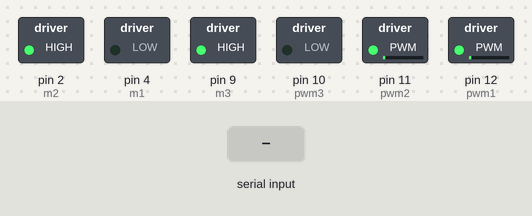
Bench run of a sketch on a simulated Arduino Mega 2560, built with avr-gcc and run on an emulated ATmega2560. Shown: switched loads named in the sketch (green lamp = pin HIGH). Inputs (shaded band) come from the test bench. What the sketch prints to the serial monitor is not drawn.

Above: at 1.2 s.
1.3 s: "200!" received over the second serial link
At 2.4 s:
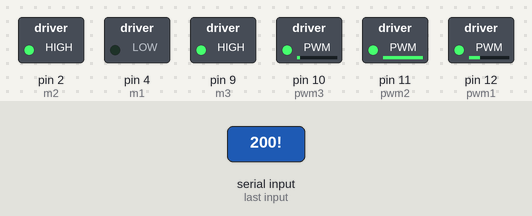
2.8 s: "A!" received over the second serial link
At 3.3 s:
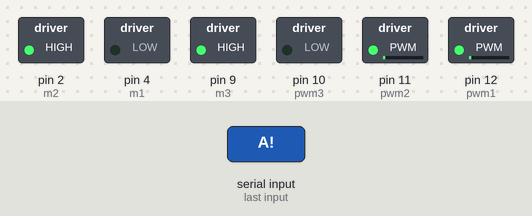
Timing chart, 0 to 5.8 s (numbered marks = the images above; inputs shaded):
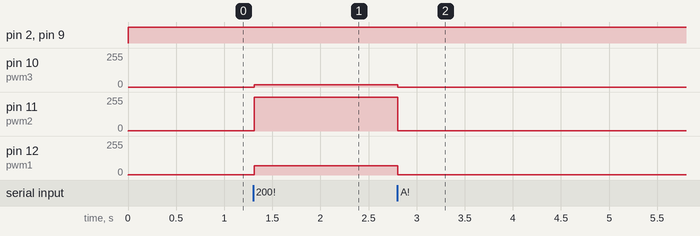

The sketch:

3wheel.ino
```cpp
const int m1 = 4;
const int m2 = 2;
const int m3 = 9;
const int pwm1 = 12;
const int pwm2 = 11;
const int pwm3 = 10;
int deadzone = 50;

int lx, ly, rx, ry, up, down, left, right, tri, squ, circle, cross, l1, l2, r1, r2;

int indexA, indexB, indexC, indexD, indexE, indexF, indexG, indexH, indexI, indexJ, indexK, indexL, indexM, indexN, indexO, indexP;

String data1, data2, data3, data4, data5, data6, data7, data8, data9, data10, data11, data12, data13, data14, data15, data16;

String datain;

void setup() {
  pinMode(m1, OUTPUT);
  pinMode(m2, OUTPUT);
  pinMode(m3, OUTPUT);
  pinMode(pwm1, OUTPUT);
  pinMode(pwm2, OUTPUT);
  pinMode(pwm3, OUTPUT);
  Serial.begin(115200);
  // Serial2.begin(57600);
  Serial2.begin(500000);
}

// void setMotor() {
//   int speed = lx >= 0 || lx < 0 ? map(lx, 0, lx, 0, 255) : map(ly, 0, ly, 0, 255);
//   if (lx >= 0) {
//     digitalWrite(m1, HIGH);
//     digitalWrite(m2, HIGH);
//     analogWrite(pwm1, speed);
//     analogWrite(pwm2, speed);
//   } else if (lx < 0) {
//     digitalWrite(m1, LOW);
//     digitalWrite(m2, LOW);
//     analogWrite(pwm1, speed);
//     analogWrite(pwm2, speed);
//   } else if (ly >= 0) {
//     digitalWrite(m1, HIGH);
//     digitalWrite(m3, HIGH);
//     digitalWrite(m2, LOW);
//     analogWrite(pwm1, speed);
//     analogWrite(pwm2, speed);
//     analogWrite(pwm3, speed);
//   } else if (ly < 0) {
//     digitalWrite(m1, LOW);
//     digitalWrite(m3, LOW);
//     digitalWrite(m2, HIGH);
//     analogWrite(pwm1, speed);
//     analogWrite(pwm2, speed);
//     analogWrite(pwm3, speed);
//   } else {
//     analogWrite(pwm1, 0);
//     analogWrite(pwm2, 0);
//     analogWrite(pwm3, 0);
//   }
// }


void setMotorDirectionSpeed(int dirPin, int pwmPin, int speed) {
  if (speed >= 0) {
    digitalWrite(dirPin, HIGH);
    analogWrite(pwmPin, speed);
  } else {
    digitalWrite(dirPin, LOW);
    analogWrite(pwmPin, abs(speed));
  }
}

void setMotor() {
  int xInput = (abs(lx) < deadzone) ? 0 : lx;
  int yInput = (abs(ly) < deadzone) ? 0 : ly;
  int rotation = (abs(rx) < deadzone) ? 0 : rx;

  float x = map(xInput, -128, 127, -255, 255);
  float y = map(yInput, -128, 127, -255, 255);
  float r = map(rotation, -128, 127, -127, 127);

  float m1Speed = 0 * x - 1.0 * y + r;

  float m2Speed = 0.866 * x + 0.5 * y + r;

  float m3Speed = -0.866 * x + 0.5 * y + r;

  float maxSpeed = max(max(abs(m1Speed), abs(m2Speed)), abs(m3Speed));
  if (maxSpeed > 255) {
    m1Speed = m1Speed * 255 / maxSpeed;
    m2Speed = m2Speed * 255 / maxSpeed;
    m3Speed = m3Speed * 255 / maxSpeed;
  }

  setMotorDirectionSpeed(m1, pwm1, (int)m1Speed);
  setMotorDirectionSpeed(m2, pwm2, (int)m2Speed);
  setMotorDirectionSpeed(m3, pwm3, (int)m3Speed);

  if (x == 0 && y == 0 && r == 0) {
    analogWrite(pwm1, 0);
    analogWrite(pwm2, 0);
    analogWrite(pwm3, 0);
  }
}

void loop() {
  fetch_data();
  parse_data(datain);
  ps_print();
  setMotor();
}
```

fetchdata.ino
```cpp
void fetch_data() {
  if (Serial2.available() > 0) {
    datain = Serial2.readStringUntil('!');
  }
}
```

parsedata.ino
```cpp
void parse_data(String datain)
{
indexA=datain.indexOf("A");
indexB=datain.indexOf("B");
indexC=datain.indexOf("C");
indexD=datain.indexOf("D");
indexE=datain.indexOf("E");
indexF=datain.indexOf("F");
indexG=datain.indexOf("G");
indexH=datain.indexOf("H");
indexI=datain.indexOf("I");
indexJ=datain.indexOf("J");
indexK=datain.indexOf("K");
indexL=datain.indexOf("L");
indexM=datain.indexOf("M");
indexN=datain.indexOf("N");
indexO=datain.indexOf("O");
indexP=datain.indexOf("P");

data1=datain.substring(0,indexA);
data2=datain.substring(indexA+1,indexB);
data3=datain.substring(indexB+1,indexC);
data4=datain.substring(indexC+1,indexD);
data5=datain.substring(indexD+1,indexE);
data6=datain.substring(indexE+1,indexF);
data7=datain.substring(indexF+1,indexG);
data8=datain.substring(indexG+1,indexH);
data9=datain.substring(indexH+1,indexI);
data10=datain.substring(indexI+1,indexJ);
data11=datain.substring(indexJ+1,indexK);
data12=datain.substring(indexK+1,indexL);
data13=datain.substring(indexL+1,indexM);
data14=datain.substring(indexM+1,indexN);
data15=datain.substring(indexN+1,indexO);
data16=datain.substring(indexO+1,indexP);

lx=data1.toInt();
ly=data2.toInt();
rx=data3.toInt();
ry=data4.toInt();
up=data5.toInt();
down=data6.toInt();
left=data7.toInt();
right=data8.toInt();
tri=data9.toInt();
squ=data10.toInt();
circle=data11.toInt();
cross=data12.toInt();
l1=data13.toInt();
l2=data14.toInt();
r1=data15.toInt();
r2=data16.toInt();

if (abs(lx) < deadzone) {
    lx = 0;
  } else if (lx > 0) {
    lx -= deadzone;
  } else if (lx < 0) {
    lx += deadzone;
  }

  if (abs(ly) < deadzone) {
    ly = 0;
  } else if (ly > 0) {
    ly -= deadzone;
  } else if (ly < 0) {
    ly += deadzone;
  }

  if (abs(rx) < deadzone) {
    rx = 0;
  } else if (rx > 0) {
    rx -= deadzone;
  } else if (rx < 0) {
    rx += deadzone;
  }

  if (abs(ry) < deadzone) {
    ry = 0;
  } else if (ry > 0) {
    ry -= deadzone;
  } else if (ry < 0) {
    ry += deadzone;
  }
}
```

psprint.ino
```cpp
void ps_print() {
  // Serial.print("lx=");
  Serial.print(lx);
  Serial.print(", ");
  //  Serial.print("ly=");
  Serial.print(ly);
  Serial.print(", ");
  //  Serial.print("rx=");
  Serial.print(rx);
  Serial.print(", ");
  // Serial.print("ry=");
  Serial.print(ry);
  Serial.print(" ");

  // Serial.print("up=");
  Serial.print(up);
  Serial.print(", ");
  // Serial.print("dowm=");
  Serial.print(down);
  Serial.print(", ");
  //  Serial.print("left=");
  Serial.print(left);
  Serial.print(", ");
  //  Serial.print("right=");
  Serial.print(right);
  Serial.print(", ");

  //  Serial.print("tri=");
  Serial.print(tri);
  Serial.print(", ");
  // Serial.print("squ=");
  Serial.print(squ);
  Serial.print(", ");
  // Serial.print("circle=");
  Serial.print(circle);
  Serial.print(", ");
  //  Serial.print("cross=");
  Serial.print(cross);
  Serial.print(", ");

  // Serial.print("l1=");
  Serial.print(l1);
  Serial.print(", ");
  // Serial.print("l2=");
  Serial.print(l2);
  Serial.print(", ");
  //  Serial.print("r1=");
  Serial.print(r1);
  Serial.print(", ");
  // Serial.print("r2=");
  Serial.println(r2);
}
```

Measured:
- after the input at 1.3 s, pin 10 (pwm3): 0/255 → 17/255 at once; pin 11 (pwm2): 1/255 → 254/255 at once; pin 12 (pwm1): 1/255 → 69/255 at once
- after the input at 2.8 s, pin 10 (pwm3): 17/255 → 0/255 at once; pin 11 (pwm2): 254/255 → 1/255 at once; pin 12 (pwm1): 69/255 → 1/255 at once
